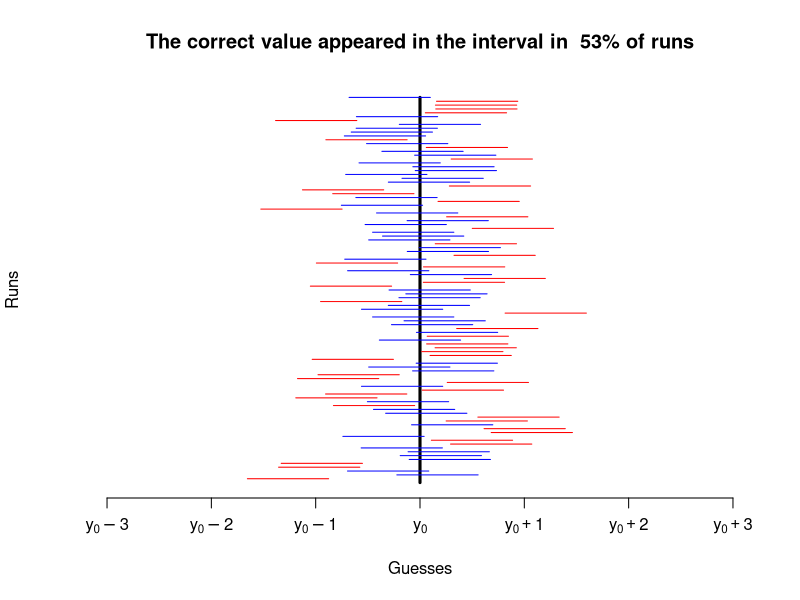
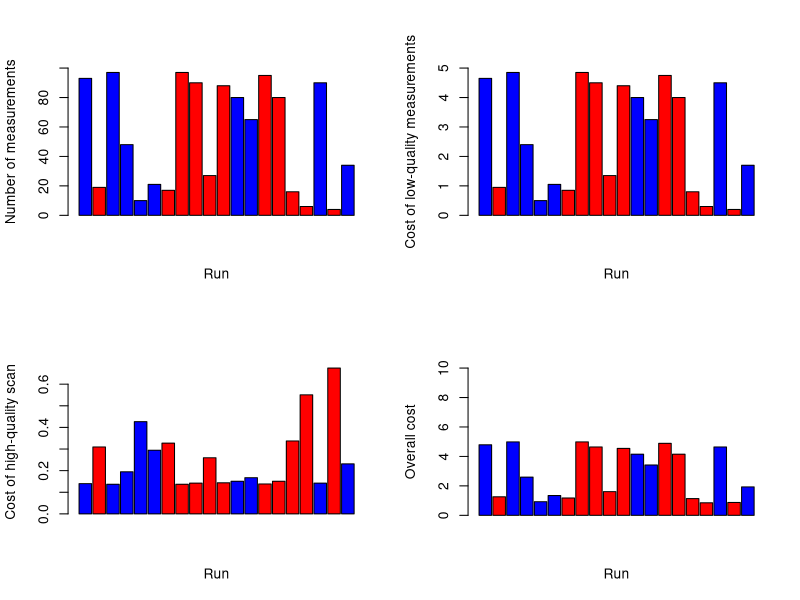
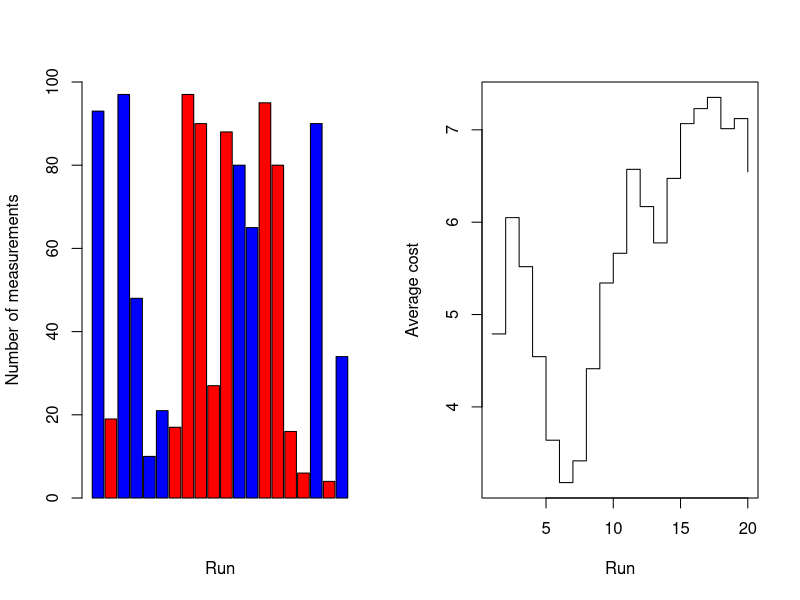

The R script that drew these images, in order:
rm(list=ls())

# This is a procedure that given a list of observations that are assumed to come
# from a model y = y0 + epsilon where the error epsilon is assumed to have normal 
# distribution N(0, 1) outputs a symmetric confidence interval.   

GetConfidenceInterval <- function(y, confidence.level)
{
	if(length(y) == 1) stop("At least two observations are needed")
	if(confidence.level < 0 || confidence.level > 1) stop("Confidence level must be in the range [0,1]") 
	mean <- mean(y)
	mean.sd <- 1/sqrt(length(y))
    y1 <- qnorm((1 - confidence.level)/2, mean = mean, sd = mean.sd)
    y2 <- qnorm((1 - confidence.level)/2, mean = mean, sd = mean.sd, lower.tail = FALSE)
    return(c(y1, y2))	
}

GetConfidenceInterval(c(1,3,5), 0.95)

# This is a function that generates data that is in form y = y0 + epsilon where the 
# error epsilon has normal distribution N(0, 1) as assumed by the first algorithm.

GenerateData <- function(y0, n)
{
	return(y0 + rnorm(n, mean = 0, sd = 1))
}

# Test that the first algorithm works correctly, i.e., on average the algorithm manages
# to output such intervals that the fraction when the algorithm is correct is roughly
# around confidence level for large enough number of samples.

# Illustrative example with illusrative plot
# Test parameters
y0 <- 0
n <- 3
k <- 100
confidence.level <- 0.5

# Plot setup
plot(c(), c(), ylab = "Runs", xlab = "Guesses",  xlim = c(y0 - 3, y0 + 3), ylim = c(0, 1), axes = FALSE)
xlabels <- c(expression(y[0] - 3), expression(y[0] - 2), expression(y[0] - 1), expression(y[0]))
xlabels <- c(xlabels, expression(y[0] + 1), expression(y[0] + 2), expression(y[0] + 3))
Axis(side=1, at = c(-3:3), labels = xlabels)
lines(c(y0, y0), c(0,1), lwd = 3, lty = "solid")

# Test runs
success <- c(NA, k)
for(i in c(1:k))
{
	y <- GenerateData(y0, n)
	interval <- GetConfidenceInterval(y, confidence.level)
	success[i] <- (interval[1] <= y0) && (y0 <= interval[2])
	lines(interval, c(i/k, i/k), col = c("red", "blue")[1 +  success[i]])
}
title(sprintf("The correct value appeared in the interval in  %2.0f%% of runs", mean(success)*100))


# Do your own experiments to verify that the algorithm indeed works correctly
# Try different sizes of observation vector n and different confidence levels
# To get precise enough estimates on the fraction of successful runs you should 
# take k >= 1000. However, this kills the plot. So draw the plot separately.


# Simulation for the measurement procedure described in the second part of the exercise
# We only do a graphical illustration for one particular strategy and do not compute 
# required values

n <- c()
cost <- c()
success <- c()
for(k in c(1:20)){
	y0 <- runif(1, min = -100, max = 100)
	
	# We use a measurements strategy where we make randomly 2, ..., 100 low precision measurements 
	n[k] <- sample(c(2:100), 1)
	y <- GenerateData(y0, n[k])
	cost[k] <- 0.05 * n[k]
	
	# Lets estimate the interval for confidence level 50%
	interval <- GetConfidenceInterval(y, 0.50)
	cost[k] <- cost[k] + 1 * (interval[2] - interval[1])
	
	# Lets see whether the high precision scan was successful or not
	success[k] <- (interval[1] <= y0) && (y0 <= interval[2]) 
}

par(mfrow = c(2, 2))
barplot(n, space = 0.1, col = c("red", "blue")[1 + success], ylab = "Number of measurements", ylim=c(0, 100),  xlab = "Run")
barplot(0.05 * n, space = 0.1, col = c("red", "blue")[1 + success], ylab = "Cost of low-quality measurements", ylim=c(0, 5),  xlab = "Run")
barplot(cost - 0.05 * n, space = 0.1, col = c("red", "blue")[1 + success], ylab = "Cost of high-quality scan", xlab = "Run")
barplot(cost, space = 0.1, col = c("red", "blue")[1 + success], ylab = "Overall cost", ylim = c(0,10), xlab = "Run")

par(mfrow = c(1, 2))
barplot(n, space = 0.1, col = c("red", "blue")[1 + success], ylab = "Number of measurements", ylim=c(0, 100),  xlab = "Run")
plot(cumsum(cost)/cumsum(success), type = "s", xlab = "Run", ylab = "Average cost")
